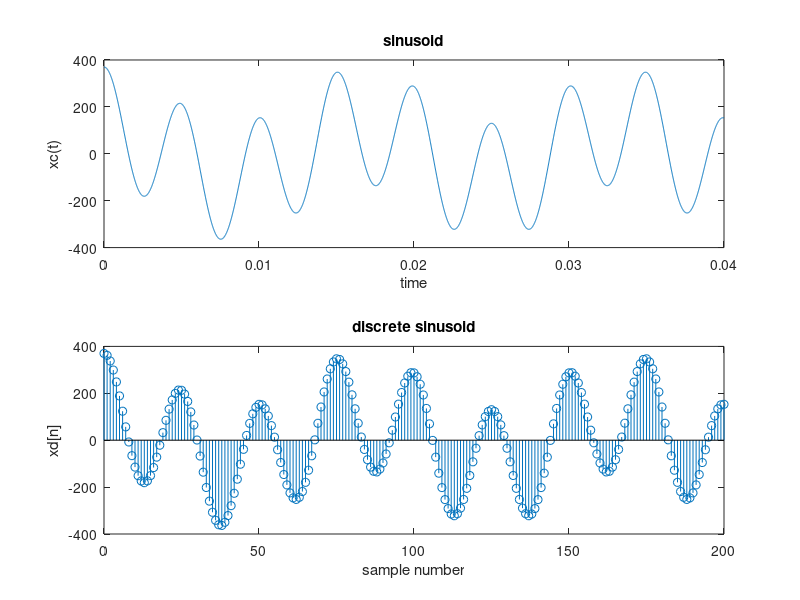

Write the MATLAB code that produced this figure.
dt=0.00001;
tstart=0;
tend=0.04;
t=tstart:dt:tend;
xc1=250*cos(2*pi*200*t);
nt1=120*cos(2*pi*60*t);
xc=xc1+nt1;

figure(1)

subplot(2,1,1)
plot(t,xc)
xlabel('time')
ylabel('xc(t)')
title('sinusoid')

T=0.0002;
n=tstart/T:tend/T;
xi=250*cos(2*pi*200*n*T);
nt=120*cos(2*pi*60*n*T);
xd=xi+nt;

subplot(2,1,2)
stem(n,xd)
xlabel('sample number')
ylabel('xd[n]')
title('discrete sinusoid')
